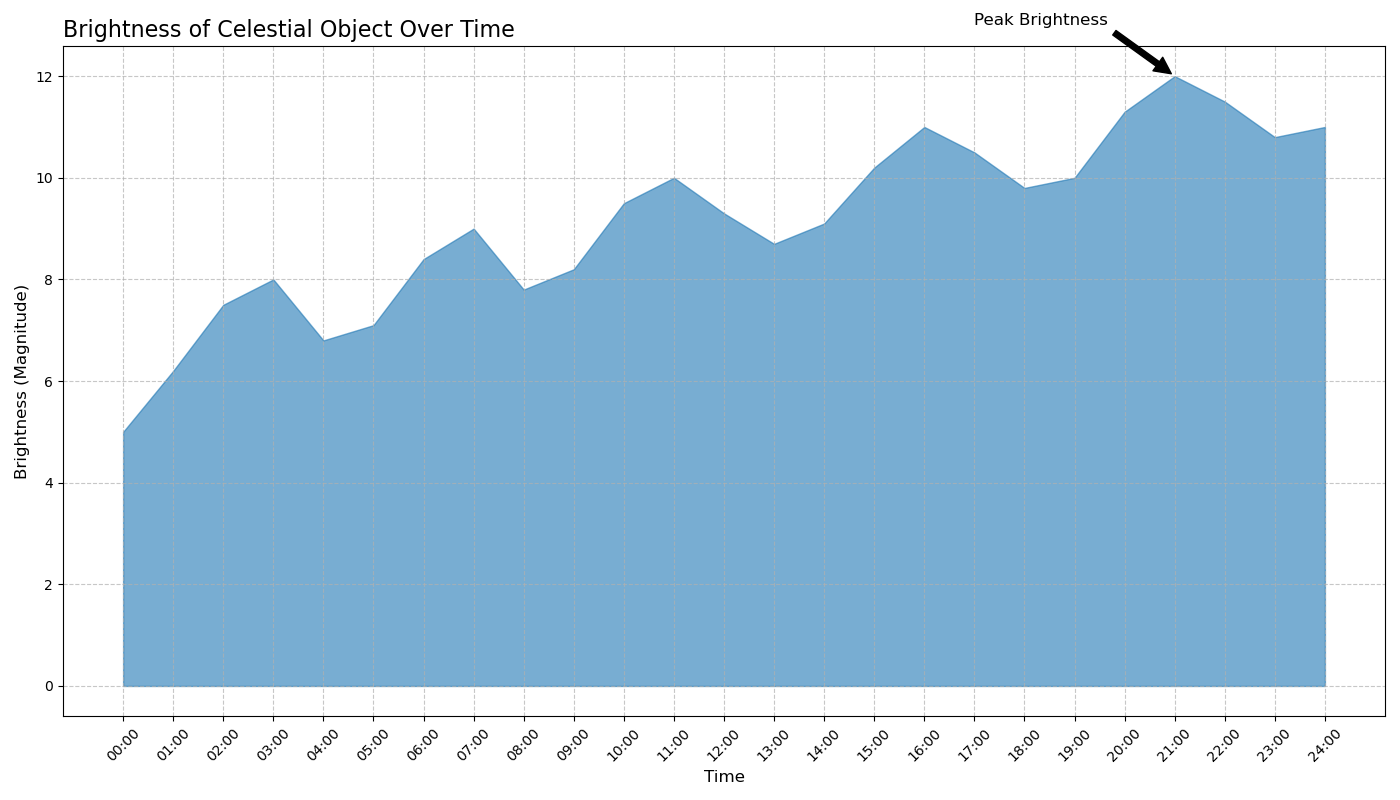

Reproduce this figure in Python.

import matplotlib.pyplot as plt
import pandas as pd

# Data
data = {
    'Time': ['00:00', '01:00', '02:00', '03:00', '04:00', '05:00', '06:00', '07:00', 
             '08:00', '09:00', '10:00', '11:00', '12:00', '13:00', '14:00', '15:00', 
             '16:00', '17:00', '18:00', '19:00', '20:00', '21:00', '22:00', '23:00', 
             '24:00'],
    'Brightness': [5.0, 6.2, 7.5, 8.0, 6.8, 7.1, 8.4, 9.0, 7.8, 8.2, 9.5, 10.0, 9.3, 
                   8.7, 9.1, 10.2, 11.0, 10.5, 9.8, 10.0, 11.3, 12.0, 11.5, 10.8, 11.0]
}

# Convert to DataFrame
df = pd.DataFrame(data)

# Plot
plt.figure(figsize=(14, 8))
plt.fill_between(df['Time'], df['Brightness'], color='#1f77b4', alpha=0.6)

# Title and labels
plt.title('Brightness of Celestial Object Over Time', fontsize=16, loc='left')
plt.xlabel('Time', fontsize=12)
plt.ylabel('Brightness (Magnitude)', fontsize=12)

# Annotations
plt.annotate('Peak Brightness', xy=('21:00', 12.0), xytext=('17:00', 13),
             arrowprops=dict(facecolor='black', shrink=0.05),
             fontsize=12, color='black')

# Adjustments
plt.xticks(rotation=45)
plt.grid(True, linestyle='--', alpha=0.7)

# Display the plot
plt.tight_layout()
plt.show()
